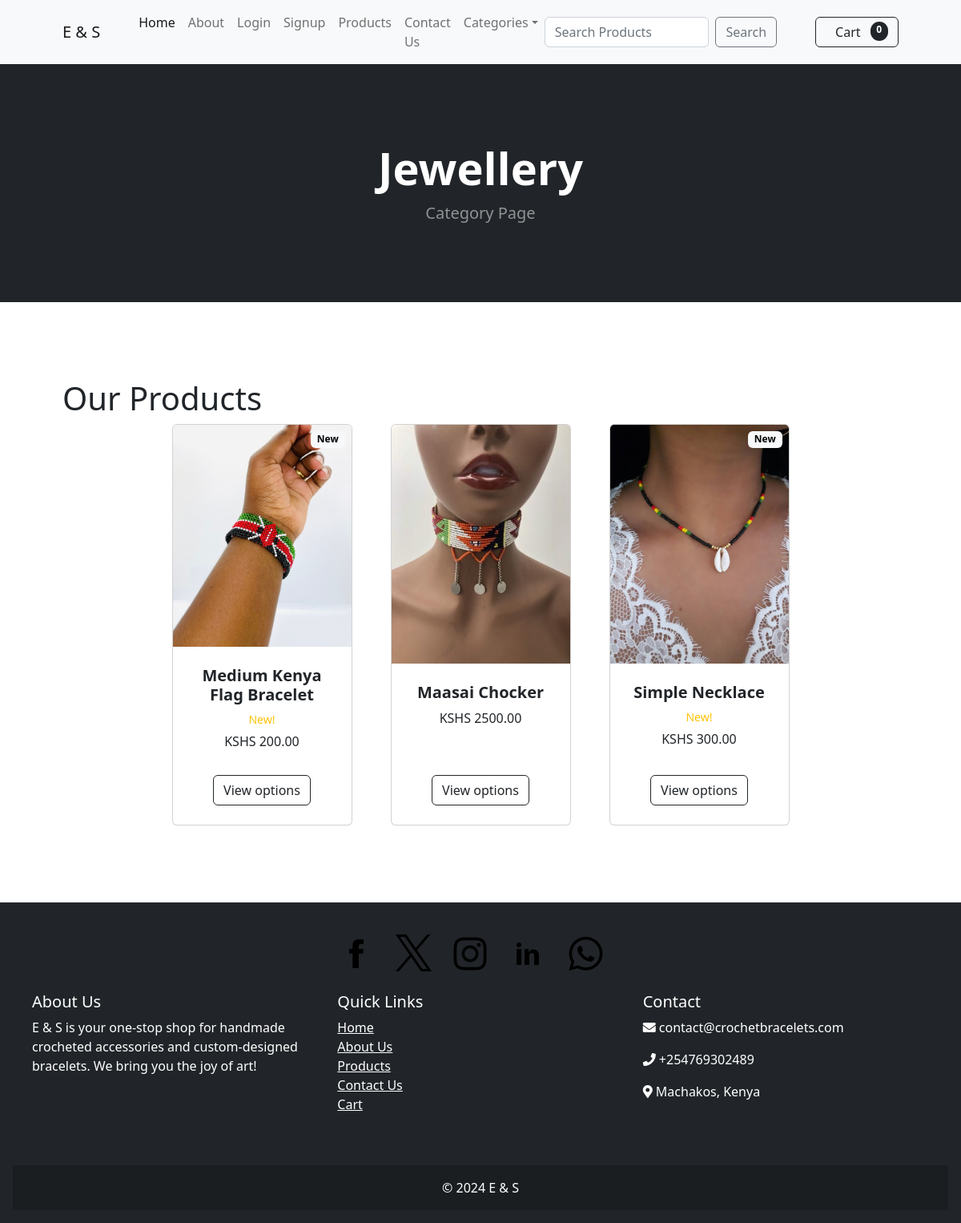
Before: /category/Jewellery with the older database file.
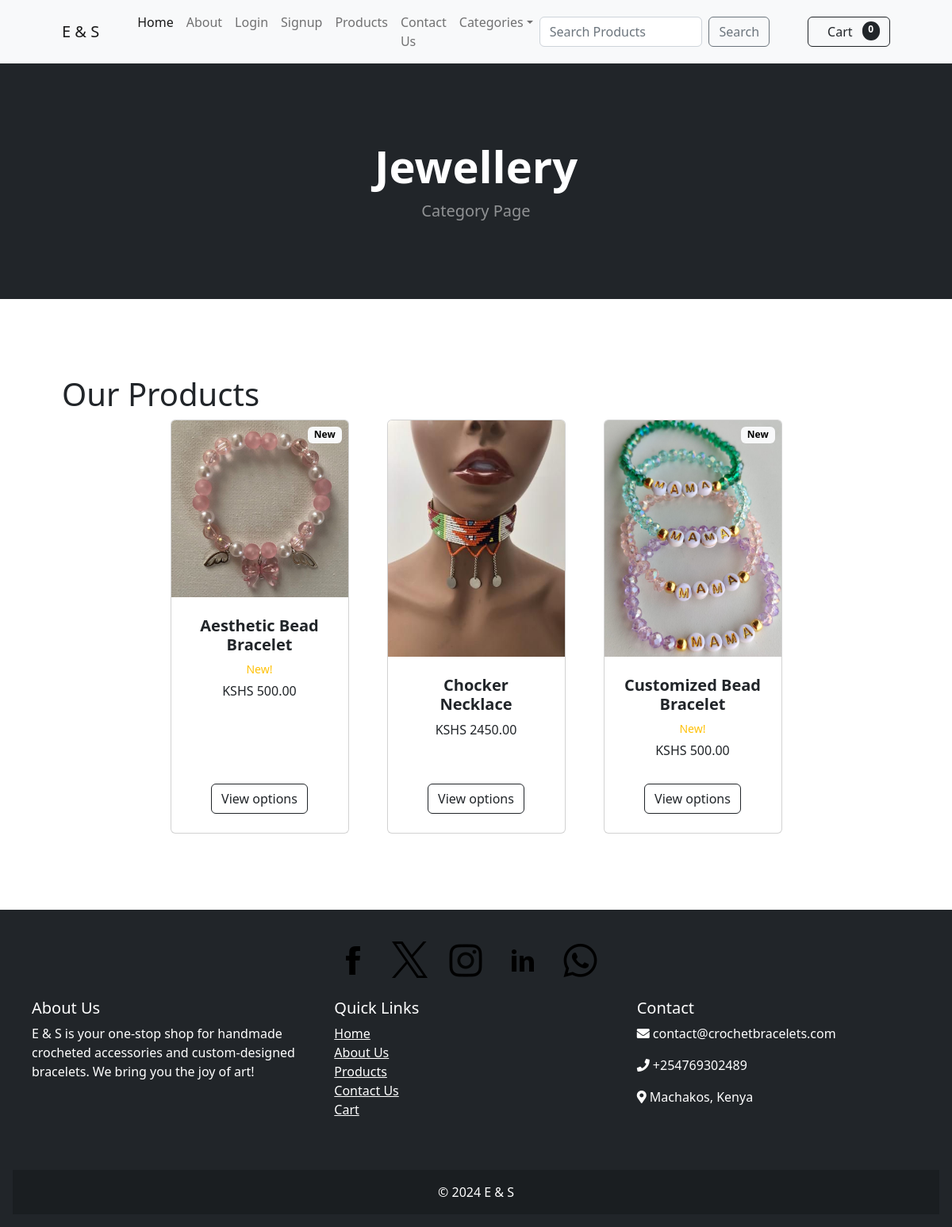
After: the same page with the newer database file.
### my_app/models.py (models this page shows, shortened)
class Category(models.Model):
    name = models.CharField(max_length=50)
    description = models.TextField()
    def __str__(self):
        return self.name
    class Meta:
        db_table = 'category'
        verbose_name_plural = 'Categories'

class Product(models.Model):
    name = models.CharField(max_length=50)
    description = models.CharField(max_length=250, default="", blank=True, null=True)
    price = models.DecimalField(default=0, max_digits=10, decimal_places=2)
    image = models.ImageField(upload_to='products/images/')
    category = models.ForeignKey(Category, related_name='products', on_delete=models.CASCADE)
    created_at = models.DateTimeField(auto_now_add=True)
    updated_at = models.DateTimeField(auto_now=True)
    is_new = models.BooleanField(default=False)
    class Meta:
        ordering = ['category']
        db_table = 'product'
        verbose_name_plural = 'Products'

### my_app/views.py (the view)
# urls.py: path('category/<str:foo>', views.category, name='category'),
def category(request, foo):
    foo = foo.replace('-', '')
    try:
        category = Category.objects.get(name=foo)
        products = Product.objects.filter(category=category)
        return render(request, "category.html", {'category': category, 'products': products})
    except:
        messages.error(request, 'Please enter a valid category.')
        return redirect('home')

### cart/cart.py (called while the page is built)
    def __len__(self):
        return len(self.cart)

### cart/context_processors.py (called while the page is built)
def cart(request):
    return {'cart': Cart(request)}

### templates/category.html (shortened to what this page needs)
{% extends 'master.html' %}
{% load static %}
{% block content %}
    <header class="bg-dark py-5">
        <div class="container px-4 px-lg-5 my-5">
            <div class="text-center text-white">
                <h1 class="display-4 fw-bolder">{{ category }}</h1>
                <p class="lead fw-normal text-white-50 mb-0">Category Page</p>
            </div>
        </div>
    </header>
    <section class="py-5">
        <div class="container px-4 px-lg-5 mt-5">
            <h1>Our Products</h1>
            <div class="row gx-4 gx-lg-5 row-cols-2 row-cols-md-3 row-cols-xl-4 justify-content-center">
                {% for product in products %}
                    {% if product.is_new %}
                        <div class="col mb-5">
                            <div class="card h-100">
                                <div class="badge bg-light text-black position-absolute"
                                     style="top: 0.5rem; right: 0.5rem;">New
                                </div>
                                <img class="card-img-top" src="{{ product.image.url }}" alt="{{ product.name }}"/>
                                <div class="card-body p-4">
                                    <div class="text-center">
                                        <h5 class="fw-bolder">{{ product.name }}</h5>
                                        <div class="d-flex justify-content-center small text-warning mb-2">
                                            &nbsp;&nbsp;New!&nbsp;&nbsp;
                                        </div>
                                            <h6>KSHS {{ product.price }}</h6>
                                    </div>
                                </div>
                                <div class="card-footer p-4 pt-0 border-top-0 bg-transparent">
                                    <div class="text-center"><a class="btn btn-outline-dark mt-auto" href="#">View
                                        options</a>
                                    </div>
                                </div>
                            </div>
                        </div>
                    {% else %}
                        <div class="col mb-5">
                            <div class="card h-100">
                                <img class="card-img-top" src="{{ product.image.url }}" alt="{{ product.name }}"/>
                                <div class="card-body p-4">
                                    <div class="text-center">
                                        <h5 class="fw-bolder">{{ product.name }}</h5>
                                        KSHS {{ product.price }}
                                    </div>
                                </div>
                                <div class="card-footer p-4 pt-0 border-top-0 bg-transparent">
                                    <div class="text-center"><a class="btn btn-outline-dark mt-auto" href="#">View
                                        options</a>
                                    </div>
                                </div>
                            </div>
                        </div>
                    {% endif %}
                {% endfor %}
            </div>
        </div>
    </section>
{% endblock %}

### templates/master.html (shortened to what this page needs)
{% load static %}
<!DOCTYPE html>
<html lang="en">
<head>
    <link href="https://cdn.jsdelivr.net/npm/bootstrap@5.3.3/dist/css/bootstrap.min.css" rel="stylesheet">
    <link rel="stylesheet" href="{% static 'css/style.css' %}">
    <link rel="stylesheet" href="https://cdnjs.cloudflare.com/ajax/libs/font-awesome/5.15.4/css/all.min.css">
</head>
<body>
<nav class="navbar navbar-expand-lg navbar-light bg-light">
    <div class="container px-4 px-lg-5">
        <a class="navbar-brand" href="{% url 'home' %}">E & S</a>
        <div class="collapse navbar-collapse" id="navbarSupportedContent">
            <ul class="navbar-nav me-auto mb-2 mb-lg-0 ms-lg-4">
                <li class="nav-item"><a class="nav-link active" aria-current="page" href="{% url 'home' %}">Home</a>
                </li>
                <li class="nav-item"><a class="nav-link" href="{% url 'about' %}">About</a></li>
                {% if user.is_authenticated %}
                <li class="nav-item"><a class="nav-link" href="{% url 'update_user' %}">Profile</a></li>
                <li class="nav-item"><a class="nav-link" href="{% url 'logout' %}">Logout</a></li>
                {% else %}
                <li class="nav-item"><a class="nav-link" href="{% url 'login' %}">Login</a></li>
                <li class="nav-item"><a class="nav-link" href="{% url 'signup' %}">Signup</a></li>
                {% endif %}
                <li class="nav-item"><a class="nav-link" href="{% url 'products' %}">Products</a></li>
                <li class="nav-item"><a class="nav-link" href="{% url 'contact_us' %}">Contact Us</a></li>
                <li class="nav-item dropdown">
                    <a class="nav-link dropdown-toggle" id="navbarDropdown" href="#" role="button"
                       data-bs-toggle="dropdown" aria-expanded="false">Categories</a>
                </li>
            </ul>
            <form class="d-flex gap-5">
                <div class="d-flex">
                    <input class="form-control me-2" type="search" placeholder="Search Products" name="searched">
                    <button class="btn btn-outline-secondary" type="submit">Search</button>
                </div>
                <a href="{% url 'cart_summary' %}" class="btn btn-outline-dark d-flex gap-2" >Cart <span class="badge bg-dark text-white ms-1 rounded-pill" id="cart_quantity">{{ cart|length }}</span></a>
            </form>
        </div>
    </div>
</nav>
{% block content %}
{% endblock %}
{% include 'footer.html' %}
</body>
</html>

### templates/footer.html
{% load static %}
<footer class="bg-dark text-white text-center text-lg-start p-3">
    <div class="container-fluid p-4">
        <div class="mb-4 d-flex justify-content-center">
            <a href="#" class="text-white me-4">
                <img src="{% static 'images/facebook.png' %}" alt="facebook" class="social_media_icons">
            </a>
            <a href="#" class="text-white me-4">
                <img src="{% static 'images/twitter.png' %}" alt="twitter" class="social_media_icons">
            </a>
            <a href="#" class="text-white me-4">
                <img src="{% static 'images/instagram.png' %}" alt="instagram" class="social_media_icons">
            </a>
            <a href="#" class="text-white me-4">
                <img src="{% static 'images/linkedin.png' %}" alt="linkedin" class="social_media_icons">
            </a>
            <a href="#" class="text-white me-4">
                <img src="{% static 'images/whatsapp.png' %}" alt="whatsapp" class="social_media_icons">
            </a>
        </div>
        <div class="row">
            <div class="col-lg-4 col-md-6 mb-4">
                <h5>About Us</h5>
                <p>
                    E & S is your one-stop shop for handmade crocheted accessories and custom-designed bracelets. We
                    bring you the joy of art!
                </p>
            </div>
            <div class="col-lg-4 col-md-6 mb-4">
                <h5>Quick Links</h5>
                <ul class="list-unstyled">
                    <li><a href="{% url 'home' %}" class="text-white">Home</a></li>
                    <li><a href="{% url 'about' %}" class="text-white">About Us</a></li>
                    <li><a href="{% url 'products' %}" class="text-white">Products</a></li>
                    <li><a href="{% url 'contact_us' %}" class="text-white">Contact Us</a></li>
                    <li><a href="{% url 'cart_summary' %}" class="text-white">Cart</a></li>
                </ul>
            </div>
            <div class="col-lg-4 col-md-12 mb-4">
                <h5>Contact</h5>
                <p><i class="fas fa-envelope"></i> contact@crochetbracelets.com</p>
                <p><i class="fas fa-phone"></i> +254769302489</p>
                <p><i class="fas fa-map-marker-alt"></i> Machakos, Kenya</p>
            </div>
        </div>
    </div>
    <div class="text-center p-3" style="background-color: rgba(0, 0, 0, 0.2);">
        © 2024 E & S
    </div>
</footer>

Changed rows visible on the page:
no longer on this page (row edited): Product: image (picture), name "Medium Kenya Flag Bracelet", price "200.00"
no longer on this page (row edited): Product: image (picture), name "Maasai Chocker", price "2500.00"
no longer on this page (row edited): Product: image (picture), name "Simple Necklace", price "300.00"
added Product: image (picture), name "Aesthetic Bead Bracelet", price "500.00"
now on this page (row edited): Product: image (picture), name "Chocker Necklace", price "2450.00"
added Product: image (picture), name "Customized Bead Bracelet", price "500.00"
